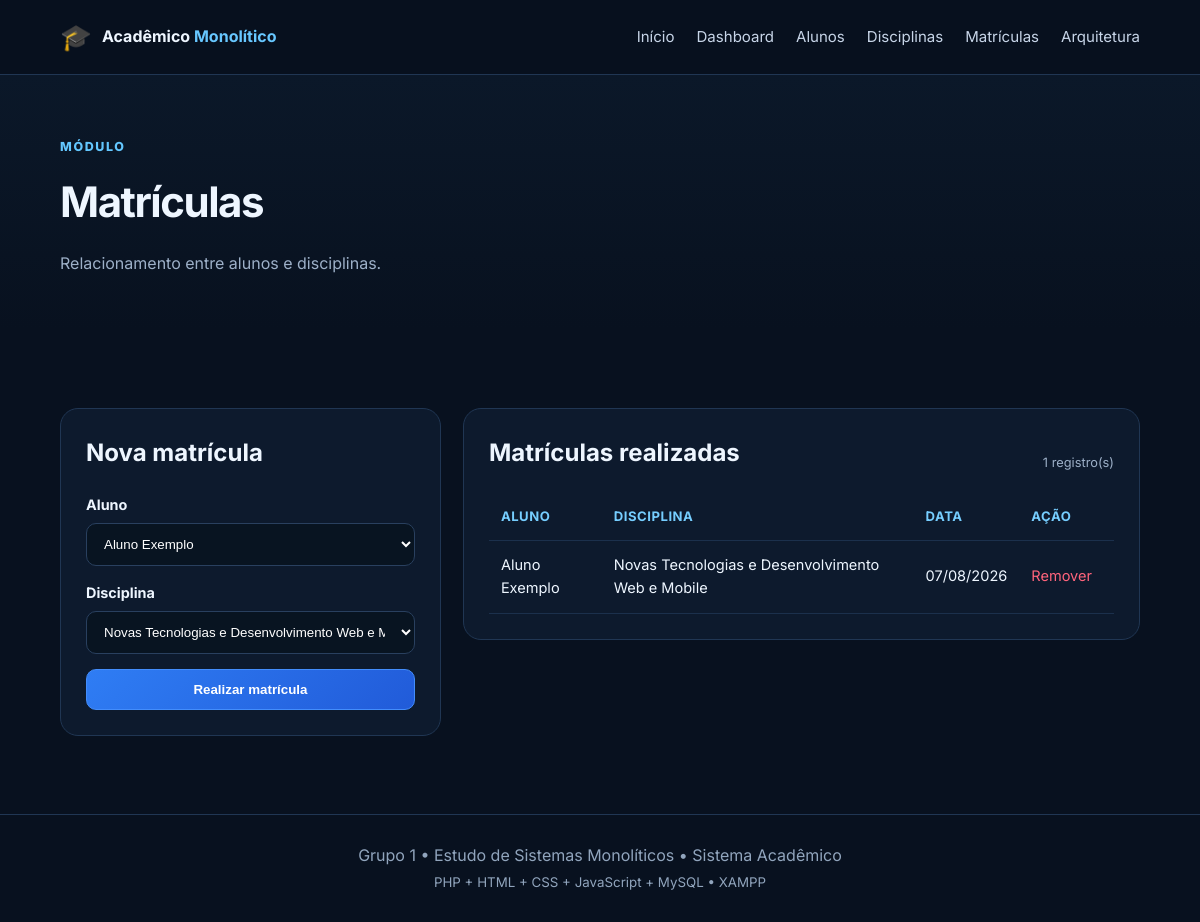
The page /matriculas/index.php on the database its author committed.
### tables this page shows
CREATE TABLE IF NOT EXISTS matriculas (
    id INT AUTO_INCREMENT PRIMARY KEY,
    aluno_id INT NOT NULL,
    disciplina_id INT NOT NULL,
    data_matricula TIMESTAMP DEFAULT CURRENT_TIMESTAMP,
    UNIQUE KEY aluno_disciplina (aluno_id, disciplina_id),
    CONSTRAINT fk_matricula_aluno FOREIGN KEY (aluno_id) REFERENCES alunos(id) ON DELETE CASCADE,
    CONSTRAINT fk_matricula_disciplina FOREIGN KEY (disciplina_id) REFERENCES disciplinas(id) ON DELETE CASCADE
);

CREATE TABLE IF NOT EXISTS alunos (
    id INT AUTO_INCREMENT PRIMARY KEY,
    nome VARCHAR(120) NOT NULL,
    email VARCHAR(150) NOT NULL UNIQUE,
    curso VARCHAR(120) NOT NULL,
    criado_em TIMESTAMP DEFAULT CURRENT_TIMESTAMP
);

CREATE TABLE IF NOT EXISTS disciplinas (
    id INT AUTO_INCREMENT PRIMARY KEY,
    nome VARCHAR(120) NOT NULL,
    carga_horaria INT NOT NULL,
    criado_em TIMESTAMP DEFAULT CURRENT_TIMESTAMP
);

### matriculas/index.php (the view, shortened to what this page needs)
<?php
require '../config/database.php';
$alunos=$pdo->query("SELECT * FROM alunos ORDER BY nome")->fetchAll();
$disciplinas=$pdo->query("SELECT * FROM disciplinas ORDER BY nome")->fetchAll();
$matriculas=$pdo->query("SELECT m.id,a.nome aluno,d.nome disciplina,m.data_matricula FROM matriculas m JOIN alunos a ON a.id=m.aluno_id JOIN disciplinas d ON d.id=m.disciplina_id ORDER BY m.id DESC")->fetchAll();
require '../partials_header.php';
?>
<section class="page-header"><div class="container"><span class="eyebrow">MÓDULO</span><h1>Matrículas</h1><p>Relacionamento entre alunos e disciplinas.</p></div></section>
<section class="section"><div class="container form-grid">
<div class="panel"><h2>Nova matrícula</h2>
<?php if(!$alunos||!$disciplinas):?><div class="notice">Cadastre pelo menos um aluno e uma disciplina primeiro.</div>
<?php else:?><form method="post" class="form">
<label>Aluno<select name="aluno_id" required><?php foreach($alunos as $a):?><option value="<?=$a['id']?>"><?=htmlspecialchars($a['nome'])?></option><?php endforeach;?></select></label>
<label>Disciplina<select name="disciplina_id" required><?php foreach($disciplinas as $d):?><option value="<?=$d['id']?>"><?=htmlspecialchars($d['nome'])?></option><?php endforeach;?></select></label>
<button class="btn btn-primary">Realizar matrícula</button></form><?php endif;?>
</div>
<div class="panel"><div class="panel-header"><h2>Matrículas realizadas</h2><span><?=count($matriculas)?> registro(s)</span></div>
<div class="table-responsive"><table><thead><tr><th>Aluno</th><th>Disciplina</th><th>Data</th><th>Ação</th></tr></thead><tbody>
<?php if(!$matriculas):?><tr><td colspan="4" class="empty">Nenhuma matrícula realizada.</td></tr>
<?php else:foreach($matriculas as $m):?><tr><td><?=htmlspecialchars($m['aluno'])?></td><td><?=htmlspecialchars($m['disciplina'])?></td><td><?=date('d/m/Y',strtotime($m['data_matricula']))?></td>
<td><a class="delete" data-confirm="Remover esta matrícula?" href="?excluir=<?=$m['id']?>">Remover</a></td></tr><?php endforeach;endif;?>
</tbody></table></div></div></div></section>
<?php require '../partials_footer.php'; ?>

### assets/css/style.css (style rules this page uses)
:root { --bg:#08111f;--surface:#0d1a2d;--surface2:#11233c;--border:#203653; --text:#eef6ff;--muted:#9db0c8;--primary:#2f7df4;--primary2:#19b5fe; --danger:#ff647c;--shadow:0 18px 55px rgba(0,0,0,.26) }
* { box-sizing:border-box }
html { scroll-behavior:smooth }
body { margin:0;font-family:Inter,Arial,sans-serif;background:var(--bg);color:var(--text);line-height:1.6 }
a { color:inherit }
.container { width:min(1180px,90%);margin:auto }
.eyebrow,.section-heading>span,.arch-block>span { font-size:.78rem;letter-spacing:.13em;font-weight:800;color:#63c7ff;text-transform:uppercase }
.btn { display:inline-flex;align-items:center;justify-content:center;padding:12px 19px;border-radius:10px;border:1px solid var(--border);font-weight:700;text-decoration:none;cursor:pointer;color:#fff;background:var(--surface2) }
.btn-primary { background:linear-gradient(135deg,var(--primary),#215bd9);border-color:#438dfc }
.section { padding:78px 0 }
.section-heading h2,.explanation h2,.page-header h1 { font-size:clamp(2rem,3.5vw,3.3rem);margin:9px 0 10px;letter-spacing:-.035em }
.section-heading p,.page-header p { color:var(--muted) }
.page-header { padding:58px 0 38px;background:linear-gradient(180deg,#0b1829,#08111f) }
.page-header h1 { margin-bottom:5px }
.panel,.info-card { background:var(--surface);border:1px solid var(--border);border-radius:18px;padding:25px }
.panel h2 { margin-top:0 }
.panel-header { display:flex;justify-content:space-between;align-items:center;gap:10px }
.panel-header span { font-size:.8rem;color:var(--muted) }
.form-grid { display:grid;grid-template-columns:.72fr 1.28fr;gap:22px;align-items:start }
.form { display:grid;gap:15px }
.form label { font-weight:700;font-size:.9rem }
.form input,.form select { display:block;width:100%;margin-top:7px;padding:12px 13px;border-radius:10px;border:1px solid #29405f;background:#081421;color:#fff;outline:none }
.table-responsive { overflow:auto }
table { width:100%;border-collapse:collapse;min-width:600px }
th,td { padding:13px 12px;border-bottom:1px solid #1b304c;text-align:left;font-size:.91rem }
th { color:#76ceff;font-size:.82rem;text-transform:uppercase;letter-spacing:.04em }
.actions-table a,td>a { color:#61baff;text-decoration:none;margin-right:10px }
.delete { color:var(--danger)!important }

### rows shown on the page
matriculas: aluno.nome "Aluno Exemplo", disciplina.nome "Novas Tecnologias e Desenvolvimento Web e Mobile", data_matricula "07/08/2026"

### other values the page prints
count($matriculas) "1"
form field aluno_id "Aluno Exemplo"
form field disciplina_id "Novas Tecnologias e Desenvolvimento Web e Mobile"
